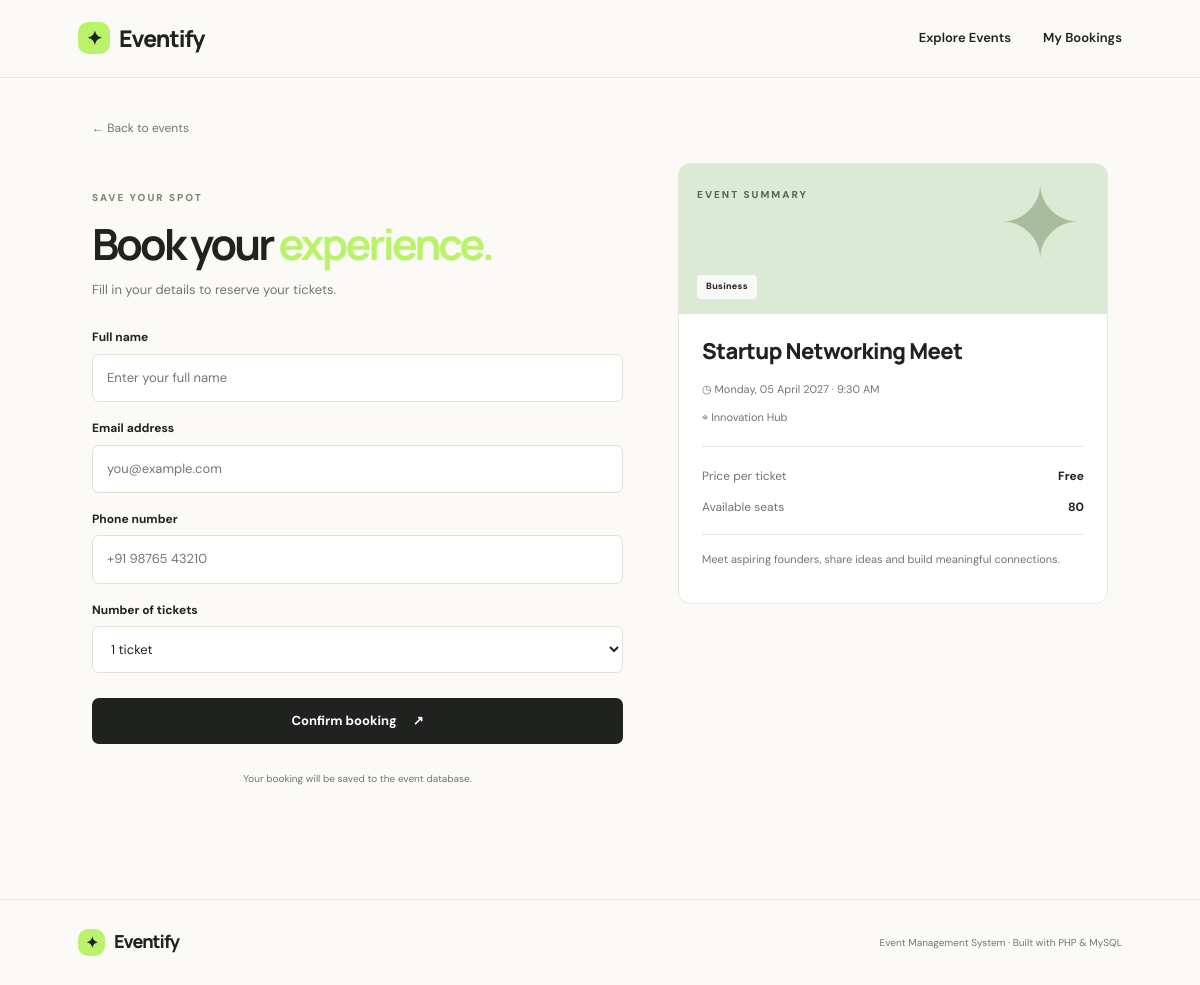
The app's page /api/book.php?event_id=4 with its own data.
### tables this page shows
CREATE TABLE IF NOT EXISTS events (
    id INT AUTO_INCREMENT PRIMARY KEY,
    title VARCHAR(150) NOT NULL,
    category VARCHAR(80) NOT NULL,
    event_date DATE NOT NULL,
    event_time TIME NOT NULL,
    venue VARCHAR(180) NOT NULL,
    price DECIMAL(10,2) NOT NULL DEFAULT 0,
    seats INT NOT NULL DEFAULT 50,
    description TEXT,
    created_at TIMESTAMP DEFAULT CURRENT_TIMESTAMP
);

### api/book.php (the view, shortened to what this page needs)
<?php
require_once __DIR__ . '/config.php';
function h($value) { return htmlspecialchars((string)$value, ENT_QUOTES, 'UTF-8'); }
$eventId = filter_input(INPUT_GET, 'event_id', FILTER_VALIDATE_INT) ?: filter_input(INPUT_POST, 'event_id', FILTER_VALIDATE_INT);
$stmt = $pdo->prepare("SELECT e.*, e.seats - COALESCE((SELECT SUM(b.tickets) FROM bookings b WHERE b.event_id=e.id),0) AS seats_left FROM events e WHERE e.id=? AND e.event_date >= CURDATE()");
$stmt->execute([$eventId]);
$event = $stmt->fetch();
$name = $email = $phone = '';
$tickets = 1;
$date = new DateTime($event['event_date']);
?>
<!DOCTYPE html><html lang="en"><head><meta charset="UTF-8"><meta name="viewport" content="width=device-width, initial-scale=1.0"><title>Book Event | Eventify</title><link rel="stylesheet" href="style.css"></head><body>
<header class="navbar"><a class="brand" href="index.php"><span class="brand-icon">✦</span> Eventify</a><nav><a href="index.php#events">Explore Events</a><a href="my_bookings.php">My Bookings</a></nav></header>
<main class="form-page"><a class="back-link" href="index.php#events">← Back to events</a><div class="booking-layout">
<section class="form-panel"><span class="eyebrow">SAVE YOUR SPOT</span><h1>Book your <span>experience.</span></h1><p class="muted">Fill in your details to reserve your tickets.</p>
<form method="post" action="book.php" class="booking-form">
<label>Full name<input type="text" name="attendee_name" maxlength="120" required autocomplete="name" value="<?= h($name) ?>" placeholder="Enter your full name"></label>
<label>Email address<input type="email" name="email" maxlength="160" required autocomplete="email" value="<?= h($email) ?>" placeholder="you@example.com"></label>
<label>Phone number<input type="tel" name="phone" maxlength="20" required autocomplete="tel" value="<?= h($phone) ?>" placeholder="+91 98765 43210"></label>
<label>Number of tickets<select name="tickets"><?php for($i=1;$i<=min(10,max(1,(int)$event['seats_left']));$i++): ?><option value="<?= $i ?>" <?= $tickets===$i?'selected':'' ?>><?= $i ?> ticket<?= $i>1?'s':'' ?></option><?php endfor; ?></select></label>
<button class="button button-dark button-full" type="submit" <?= (int)$event['seats_left']<1?'disabled':'' ?>>Confirm booking <span>↗</span></button>
<p class="fine-print">Your booking will be saved to the event database.</p>
</form></section>
<aside class="summary-panel"><div class="summary-cover"><span class="eyebrow">EVENT SUMMARY</span><div class="summary-symbol">✦</div><span class="category-pill"><?= h($event['category']) ?></span></div><div class="summary-content"><h2><?= h($event['title']) ?></h2><p>◷ <?= $date->format('l, d F Y') ?> · <?= date('g:i A',strtotime($event['event_time'])) ?></p><p>⌖ <?= h($event['venue']) ?></p><hr><div class="summary-line"><span>Price per ticket</span><strong><?= $event['price']<=0?'Free':'₹'.number_format((float)$event['price'],2) ?></strong></div><div class="summary-line"><span>Available seats</span><strong><?= max(0,(int)$event['seats_left']) ?></strong></div><p class="summary-description"><?= h($event['description']) ?></p></div></aside>
</div></main><footer><a class="brand" href="index.php"><span class="brand-icon">✦</span> Eventify</a><span>Event Management System · Built with PHP & MySQL</span></footer></body></html>

### public/style.css (style rules this page uses)
:root { --ink:#20221f;--muted:#73766f;--paper:#fbfaf7;--line:#e9e7df;--green:#baf36b;--deep:#263e2e;--white:#fff }
* { box-sizing:border-box }
html { scroll-behavior:smooth }
body { margin:0;background:var(--paper);color:var(--ink);font-family:'DM Sans',sans-serif;font-size:15px;line-height:1.55 }
a { color:inherit;text-decoration:none }
button,input,select { font:inherit }
.navbar { height:78px;padding:0 max(6.5%,calc((100% - 1240px)/2));display:flex;align-items:center;justify-content:space-between;border-bottom:1px solid var(--line);background:rgba(251,250,247,.94) }
.brand { font-family:Manrope,sans-serif;font-size:23px;font-weight:800;letter-spacing:-1px;display:inline-flex;align-items:center;gap:9px }
.brand-icon { display:inline-grid;place-items:center;background:var(--green);width:32px;height:32px;border-radius:10px;font-size:19px }
.navbar nav { display:flex;align-items:center;gap:32px;font-size:13px;font-weight:600 }
.eyebrow { font-size:10px;letter-spacing:2px;font-weight:800;color:#77876c }
h1,h2,h3,p { margin-top:0 }
.hero h1,.form-panel h1,.confirmation-page h1,.my-bookings-page h1 { font-family:Manrope,sans-serif;font-size:clamp(38px,4.5vw,62px);letter-spacing:-2.8px;line-height:1.08;margin:18px 0 }
.hero h1 span,.form-panel h1 span,.confirmation-page h1 span,.my-bookings-page h1 span { color:var(--green) }
.button { border:0;display:inline-flex;align-items:center;justify-content:center;gap:16px;padding:13px 19px;border-radius:7px;font-weight:700;font-size:13px;cursor:pointer;transition:transform .18s,opacity .18s }
.button-dark { background:var(--ink);color:#fff }
.button-full { width:100%;margin-top:8px }
.filters select,.booking-form select { background:#fff;border:1px solid var(--line);padding:12px 13px;border-radius:7px;font-size:12px;color:var(--ink);outline-color:#a6d778 }
.category-pill { position:relative;z-index:2;display:inline-block;background:#ffffffc9;padding:5px 9px;border-radius:4px;font-size:9px;font-weight:800;letter-spacing:.3px }
footer { border-top:1px solid var(--line);min-height:86px;padding:20px max(6.5%,calc((100% - 1240px)/2));display:flex;align-items:center;justify-content:space-between;gap:20px }
footer .brand { font-size:18px }
footer .brand-icon { width:27px;height:27px;font-size:15px }
footer>span,footer>a:last-child { font-size:10px;color:var(--muted) }
.form-page,.my-bookings-page { max-width:1060px;margin:38px auto 80px;padding:0 22px }
.back-link { display:inline-block;font-size:12px;color:var(--muted);margin-bottom:25px }
.booking-layout { display:grid;grid-template-columns:1.05fr .85fr;gap:55px;align-items:start }
.form-panel { padding:22px 0 }
.form-panel h1,.my-bookings-page h1 { font-size:43px;margin:13px 0 }
.muted { color:var(--muted);font-size:13px }
.booking-form { display:grid;gap:17px;margin-top:28px }
.booking-form label { font-size:12px;font-weight:700;display:grid;gap:7px }
.booking-form input,.booking-form select,.lookup-form input { width:100%;padding:13px 14px;border:1px solid #e2e1d8;border-radius:7px;background:#fff;outline-color:#a6d778;font-size:13px;font-weight:400 }
.fine-print { font-size:10px;color:var(--muted);text-align:center;margin:10px 0 }
.summary-panel { background:#fff;border:1px solid var(--line);border-radius:12px;overflow:hidden }
.summary-cover { height:150px;background:#dce9d4;padding:18px;position:relative }
.summary-cover .eyebrow { color:#536a49 }
.summary-symbol { font-size:100px;position:absolute;right:25px;top:10px;line-height:1;color:#577b4d66 }
.summary-cover .category-pill { position:absolute;bottom:15px;left:18px }
.summary-content { padding:23px }
.summary-content h2 { font:800 22px/1.3 Manrope,sans-serif;letter-spacing:-.6px;margin-bottom:16px }
.summary-content>p { font-size:11px;color:var(--muted);margin-bottom:11px }
.summary-content hr { border:0;border-top:1px solid var(--line);margin:20px 0 }
.summary-line { display:flex;justify-content:space-between;font-size:12px;margin:12px 0 }
.summary-line span { color:var(--muted) }
.summary-description { border-top:1px solid var(--line);padding-top:15px;margin-top:18px!important;line-height:1.7 }

### records on screen
events: category "Business", title "Startup Networking Meet", event_date "Monday, 05 April 2027", event_time "9:30 AM", venue "Innovation Hub", description "Meet aspiring founders, share ideas and build meaningful connections."

### other values on screen
max(0,(int)$event['seats_left']) "80"
form field tickets "1 ticket"
